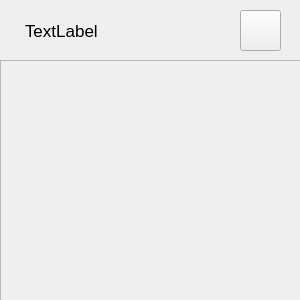
<?xml version="1.0" encoding="UTF-8"?>
<ui version="4.0">
 <class>MiniSchedule</class>
 <widget class="QWidget" name="MiniSchedule">
  <property name="geometry">
   <rect>
    <x>0</x>
    <y>0</y>
    <width>300</width>
    <height>300</height>
   </rect>
  </property>
  <property name="sizePolicy">
   <sizepolicy hsizetype="Fixed" vsizetype="Fixed">
    <horstretch>0</horstretch>
    <verstretch>0</verstretch>
   </sizepolicy>
  </property>
  <property name="windowTitle">
   <string>MindfulMeadow</string>
  </property>
  <widget class="QPushButton" name="maxBtn">
   <property name="geometry">
    <rect>
     <x>240</x>
     <y>10</y>
     <width>41</width>
     <height>41</height>
    </rect>
   </property>
   <property name="text">
    <string/>
   </property>
  </widget>
  <widget class="QScrollArea" name="scrollArea">
   <property name="geometry">
    <rect>
     <x>0</x>
     <y>60</y>
     <width>301</width>
     <height>241</height>
    </rect>
   </property>
   <property name="widgetResizable">
    <bool>true</bool>
   </property>
   <widget class="QWidget" name="scrollAreaWidgetContents">
    <property name="geometry">
     <rect>
      <x>0</x>
      <y>0</y>
      <width>299</width>
      <height>239</height>
     </rect>
    </property>
   </widget>
  </widget>
  <widget class="QLabel" name="timeLabel">
   <property name="geometry">
    <rect>
     <x>25</x>
     <y>5</y>
     <width>151</width>
     <height>51</height>
    </rect>
   </property>
   <property name="font">
    <font>
     <pointsize>13</pointsize>
    </font>
   </property>
   <property name="text">
    <string>TextLabel</string>
   </property>
  </widget>
 </widget>
 <resources/>
 <connections/>
</ui>
